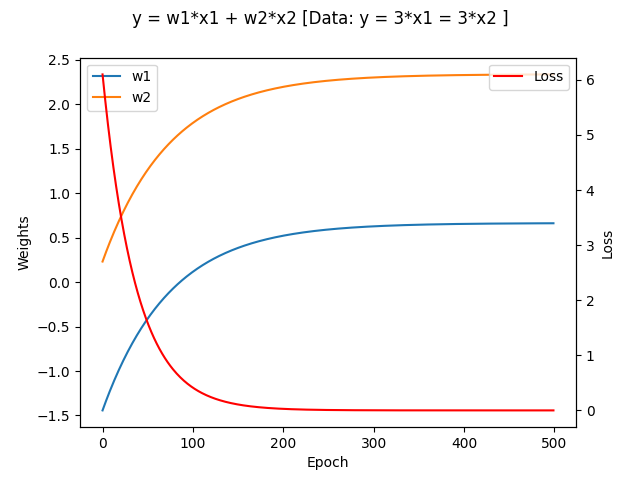

Write the Python code that produced this figure.
import torch
import torch.nn as nn
import pandas as pd
import numpy as np
import matplotlib.pyplot as plt

data_file = "data.csv"
epochs_file = "epochs.csv"
if not pd.io.common.file_exists(data_file):
    x1 = np.random.uniform(-1, 1, 10000)
    data = pd.DataFrame({"x1": x1, "x2": x1, "y": 3 * x1})
    data.to_csv(data_file, index=False)

dataset = pd.read_csv(data_file)
x_data = torch.tensor(dataset[['x1', 'x2']].values, dtype=torch.float32)
y_data = torch.tensor(dataset['y'].values, dtype=torch.float32).view(-1, 1)

class LinearModel(nn.Module):
    def __init__(self):
        super(LinearModel, self).__init__()
        self.w1 = nn.Parameter(torch.randn(1))
        self.w2 = nn.Parameter(torch.randn(1))

    def forward(self, x):
        return self.w1 * x[:, 0].view(-1, 1) + self.w2 * x[:, 1].view(-1, 1)

model = LinearModel()
criterion = nn.MSELoss()
optimizer = torch.optim.SGD(model.parameters(), lr=0.01)

# Update code to record loss at each epoch and plot with twin y-axis for loss

epochs_data = []
losses = []

for epoch in range(500):
    y_pred = model(x_data)
    loss = criterion(y_pred, y_data)
    optimizer.zero_grad()
    loss.backward()
    optimizer.step()
    epochs_data.append([model.w1.item(), model.w2.item()])
    losses.append(loss.item())

epochs_df = pd.DataFrame(epochs_data, columns=["w1", "w2"])
epochs_df['loss'] = losses
epochs_df.to_csv(epochs_file, index=False)

fig, ax1 = plt.subplots()

ax1.plot(epochs_df['w1'], label="w1")
ax1.plot(epochs_df['w2'], label="w2")
ax1.set_xlabel("Epoch")
ax1.set_ylabel("Weights")
ax1.legend(loc="upper left")

ax2 = ax1.twinx()
ax2.plot(epochs_df['loss'], color='red', label="Loss")
ax2.set_ylabel("Loss")
ax2.legend(loc="upper right")
fig.suptitle("y = w1*x1 + w2*x2 [Data: y = 3*x1 = 3*x2 ]")

plt.savefig("main.png")
plt.show()



